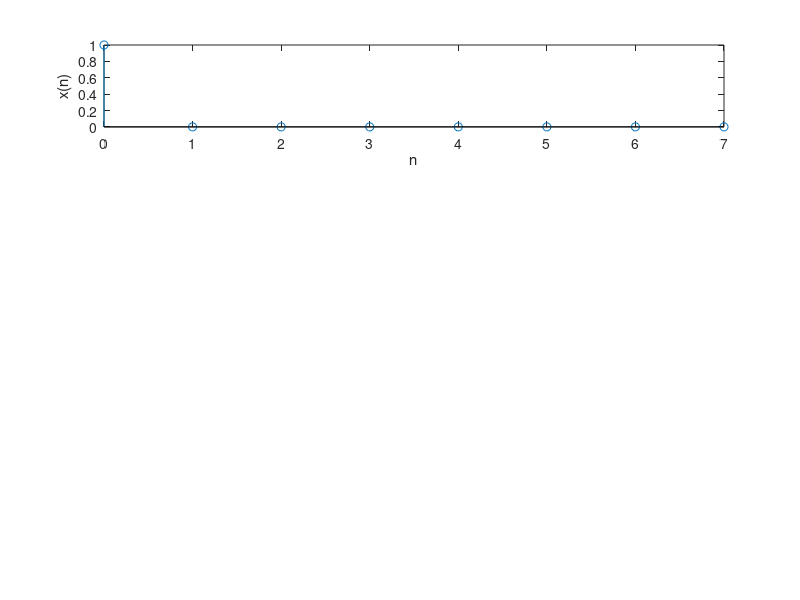

Reproduce this figure in MATLAB. (Note: this script raises an error after producing the figure.)
clc 
clear all
close all

N = 8;
n = 0:1:N-1;
k = 0:1:N-1;

for ii = 1:N
     if (n(ii)==0)
        x_n(ii) = 1;
    else
        x_n(ii) = 0;
     end
end
subplot(4,1,1),stem(n,x_n);

xlabel("n")
ylabel("x(n)")

for ii = 1:N
    for jj = 1:N
        D_inv(jj,ii) = exp(-j*(2*pi/N)*n(ii)*k(jj))
        
    end
end

X_k=D*x_n';

X_mag = abs(x);
X_angle = atan((imag(x))./real(x));

subplot(4,1,2),stem(k,x_mag ,'r');

xlabel("k")
ylabel("X(k)")

subplot(4,1,3),stem(k,x_angle,'g');

xlabel("k")
ylabel("\angleX(k)")

x_n_r = (1/N)*D_inv*X_K;

subplot(4,1,4),stem(n,x_n_r ,'k');

xlabel("k")
ylabel("X(k)")



